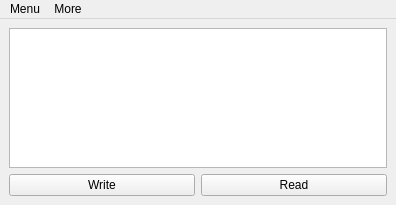
<?xml version="1.0" encoding="UTF-8"?>
<ui version="4.0">
 <class>MainWindow</class>
 <widget class="QMainWindow" name="MainWindow">
  <property name="geometry">
   <rect>
    <x>0</x>
    <y>0</y>
    <width>396</width>
    <height>205</height>
   </rect>
  </property>
  <property name="windowTitle">
   <string>MainWindow</string>
  </property>
  <widget class="QWidget" name="centralwidget">
   <layout class="QVBoxLayout" name="verticalLayout_2">
    <item>
     <layout class="QVBoxLayout" name="verticalLayout">
      <item>
       <widget class="QTextEdit" name="textEdit"/>
      </item>
      <item>
       <layout class="QHBoxLayout" name="horizontalLayout">
        <item>
         <widget class="QPushButton" name="pushButton_write">
          <property name="text">
           <string>Write</string>
          </property>
         </widget>
        </item>
        <item>
         <widget class="QPushButton" name="pushButton_read">
          <property name="text">
           <string>Read</string>
          </property>
         </widget>
        </item>
       </layout>
      </item>
     </layout>
    </item>
   </layout>
  </widget>
  <widget class="QMenuBar" name="menubar">
   <property name="geometry">
    <rect>
     <x>0</x>
     <y>0</y>
     <width>396</width>
     <height>21</height>
    </rect>
   </property>
   <widget class="QMenu" name="menuMenu">
    <property name="title">
     <string>Menu</string>
    </property>
    <addaction name="actionHello"/>
    <addaction name="actionMore"/>
   </widget>
   <widget class="QMenu" name="menuMore">
    <property name="title">
     <string>More</string>
    </property>
    <addaction name="actionCool"/>
   </widget>
   <addaction name="menuMenu"/>
   <addaction name="menuMore"/>
  </widget>
  <action name="actionHello">
   <property name="text">
    <string>New</string>
   </property>
  </action>
  <action name="actionMore">
   <property name="text">
    <string>Open</string>
   </property>
  </action>
  <action name="actionCool">
   <property name="text">
    <string>Cool</string>
   </property>
  </action>
 </widget>
 <resources/>
 <connections/>
</ui>
